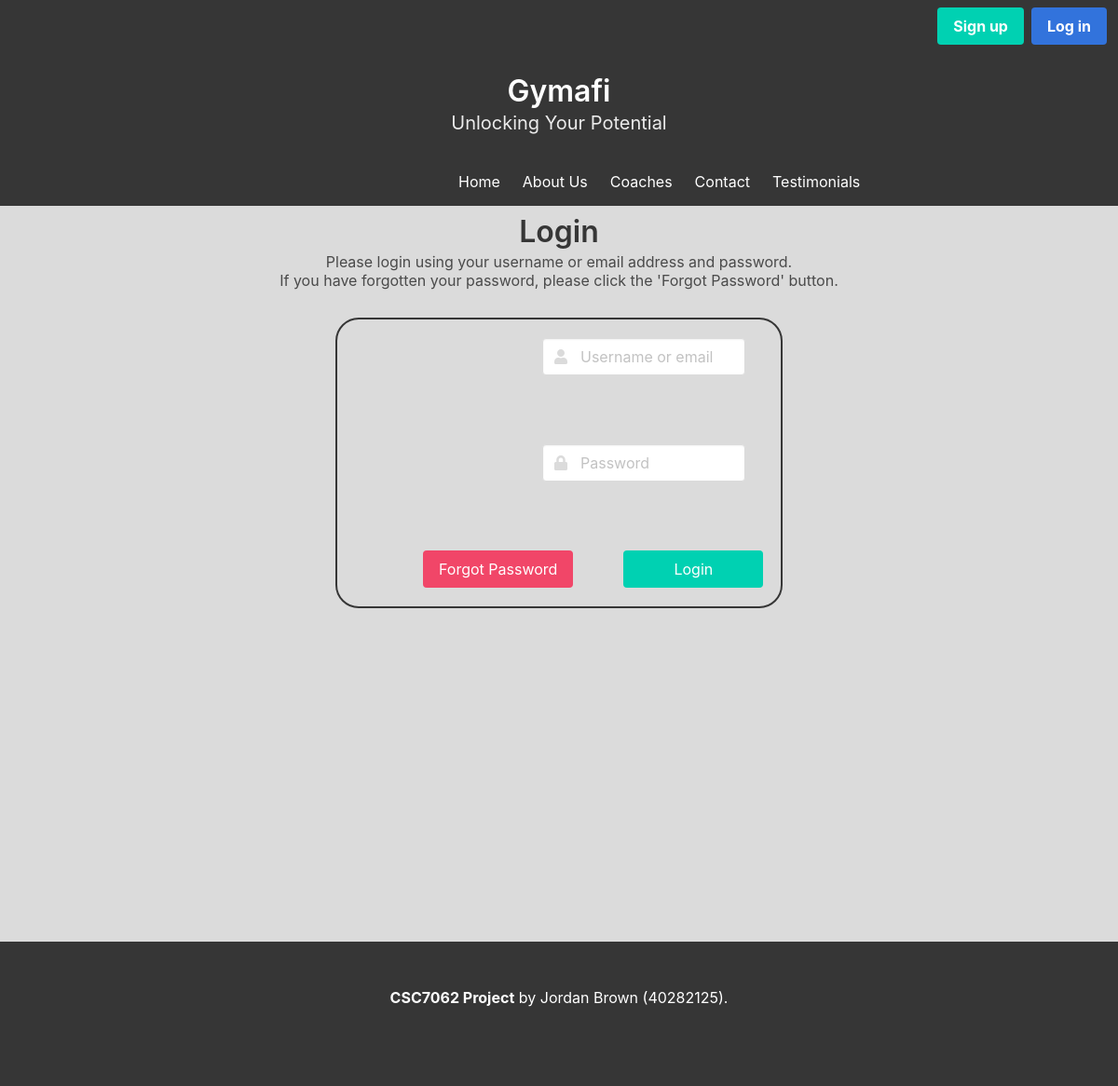
The page /login.php on the database its author committed.
### tables this page shows
CREATE TABLE `webdev_page_content` (
  `id` int(11) NOT NULL,
  `page_id` int(11) NOT NULL,
  `description` varchar(255) NOT NULL,
  `title` varchar(255) NOT NULL,
  `content` text NOT NULL,
  `content_2` text DEFAULT NULL
);

### login.php (the view, shortened to what this page needs)
<?php
include("conn.php");
?>
<!DOCTYPE html>
<html>
<head>
  <link href="styles/bulma.css" rel="stylesheet">
  <link href="styles/gui.css" rel="stylesheet">
</head>
<body class="has-background-grey-lighter">
  <nav class='navbar is-dark' role='navigation' aria-label='main navigation'>
    <div class='navbar-end'>
      <div class='navbar-item'>
        <div class='buttons loginButtons'>
          <a class='button is-primary' href='signup.php'>
            <strong>Sign up</strong>
          </a>
          <a class='button is-link' href='login.php'>
            <strong>Log in</strong>
          </a>
        </div>
      </div>
    </div>
  </nav>
  <section class="hero is-dark is-small">
    <div class="hero-body">
      <div class="container">
        <h1 class="title myTitle">
          Gymafi
        </h1>
        <h2 class="subtitle myTitle">
          Unlocking Your Potential
        </h2>
      </div>
    </div>
  </section>
  <nav class="navbar is-dark" role="navigation" aria-label="main navigation">
    <div id="navbarBasicExample" class="navbar-menu has-background-dark">
      <div class="navbar-start myNavPublic">
        <a class="navbar-item has-text-white" href='index.php'>
          Home
        </a>
        <a class="navbar-item has-text-white" href='aboutus.php'>
          About Us
        </a>
        <a class="navbar-item has-text-white" href='coaches.php'>
          Coaches
        </a>
        <a class="navbar-item has-text-white" href='contact.php'>
          Contact
        </a>
        <a class="navbar-item has-text-white" href='testimonials.php'>
          Testimonials
        </a>
      </div>
    </div>
  </nav>
  <?php
  $getContentOfPage = $conn->prepare("SELECT webdev_page_content.title,  webdev_page_content.content,
  webdev_page_content.content_2
  FROM webdev_page_content
  WHERE webdev_page_content.id = 15");
  $getContentOfPage->execute();
  $getContentOfPage->store_result();
  $getContentOfPage->bind_result($contentTitle, $contentOne, $contentTwo);
  echo "
  <div id='signUpTitle'>
    <h2 class='title'>$contentTitle</h2>
    <h3 class='subtitle is-6'>
      <p>$contentOne</p>
      <p>$contentTwo</p>
    </h3>
  </div>
  ";
  ?>
  <form action='login.php' method='POST' id='loginForm'>
    <div id="outerContain">
      <div id="loginBorder">
        <div id="innerContain ">
          <div class="columns">
            <div class="column loginCol">
              <div class="field loginCol">
                <p class="control has-icons-left loginFormPart">
                  <input class="input" type="text" id="usernameOrEmailLogIn" placeholder="Username or email" name="name">
                  <span class="icon is-small is-left">
                  </span>
                </p>
              </div>
            </div>
          </div>
          <div class="columns">
            <div class="column">
              <div class="field loginCol">
                <p class="control has-icons-left loginFormPart">
                  <input class="input" type="password" id="passwordLogin" placeholder="Password" name="pass">
                  <span class="icon is-small is-left">
                  </span>
              </div>
            </div>
          </div>
        </div>
        <div class="columns">
          <div class="column"> </div>
          <div class="column"> </div>
          <div class="column"> </div>
          <div class="column">
            <div class="field">
              <a class='button is-danger formButtonsLogin' href='resetpassword.php'>
                Forgot Password
              </a>
            </div>
          </div>
          <div class="column">
            <div class="field">
              <input type='submit' class='button is-primary formButtonsLogin loginButtonIfValid' id='loginRequest' value='Login' name='requestlogin'>
            </div>
          </div>
          <div class="column"> </div>
          <div class="column"> </div>
        </div>
  </form>
  <div class="myFooter" id="myFooterLog">
    <footer class="footer has-background-dark alsoMyFooter">
      <div class="content has-text-centered has-text-white">
        <p>
          <span id="boldFoot">CSC7062 Project</span> by Jordan Brown (40282125).
        </p>
      </div>
    </footer>
  </div>
</body>
</html>

### styles/gui.css (style rules this page uses)
#loginRequest { width: 150px; margin-left: 30px; margin-right: 30px; }
#signUpTitle { margin: 10px auto 0 auto; text-align: center; }
.myNavPublic { margin-left: 40%; }
.myTitle { text-align: center; }
.myFooter { margin-top: 30px; }
.alsoMyFooter { height: 155px; }
#boldFoot { font-weight: bold; }
.loginFormPart { width: 50%; margin-left: 200px; }
#myFooterLog { margin-top: 358px; }
#loginBorder { border-radius: 25px; border: 2px solid #363636; padding: 20px; width: 40%; margin: 30px auto 0 auto; }

### rows shown on the page
webdev_page_content: title "Login", content "Please login using your username or email address and password.", content_2 "If you have forgotten your password, please click the 'Forgot Password' button."
